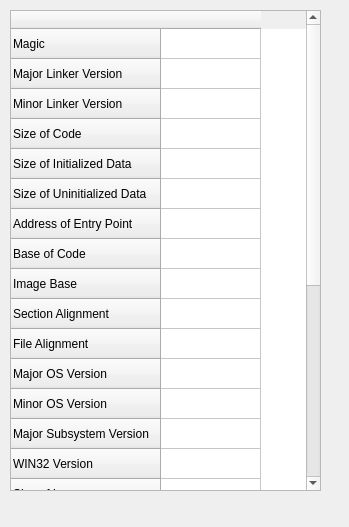
<?xml version="1.0" encoding="UTF-8"?>
<ui version="4.0">
 <class>OHInformation</class>
 <widget class="QDockWidget" name="OHInformation">
  <property name="geometry">
   <rect>
    <x>0</x>
    <y>0</y>
    <width>349</width>
    <height>527</height>
   </rect>
  </property>
  <property name="windowTitle">
   <string>Optional Header Information</string>
  </property>
  <widget class="QWidget" name="dockWidgetContents">
   <widget class="QTableWidget" name="tableWidget">
    <property name="geometry">
     <rect>
      <x>10</x>
      <y>10</y>
      <width>311</width>
      <height>481</height>
     </rect>
    </property>
    <row>
     <property name="text">
      <string>Magic</string>
     </property>
    </row>
    <row>
     <property name="text">
      <string>Major Linker Version</string>
     </property>
    </row>
    <row>
     <property name="text">
      <string>Minor Linker Version</string>
     </property>
    </row>
    <row>
     <property name="text">
      <string>Size of Code</string>
     </property>
    </row>
    <row>
     <property name="text">
      <string>Size of Initialized Data</string>
     </property>
    </row>
    <row>
     <property name="text">
      <string>Size of Uninitialized Data</string>
     </property>
    </row>
    <row>
     <property name="text">
      <string>Address of Entry Point</string>
     </property>
    </row>
    <row>
     <property name="text">
      <string>Base of Code</string>
     </property>
    </row>
    <row>
     <property name="text">
      <string>Image Base</string>
     </property>
    </row>
    <row>
     <property name="text">
      <string>Section Alignment</string>
     </property>
    </row>
    <row>
     <property name="text">
      <string>File Alignment</string>
     </property>
    </row>
    <row>
     <property name="text">
      <string>Major OS Version</string>
     </property>
    </row>
    <row>
     <property name="text">
      <string>Minor OS Version</string>
     </property>
    </row>
    <row>
     <property name="text">
      <string>Major Subsystem Version</string>
     </property>
    </row>
    <row>
     <property name="text">
      <string>WIN32 Version</string>
     </property>
    </row>
    <row>
     <property name="text">
      <string>Size of Image</string>
     </property>
    </row>
    <row>
     <property name="text">
      <string>Size of Headers</string>
     </property>
    </row>
    <row>
     <property name="text">
      <string>Checksum</string>
     </property>
    </row>
    <row>
     <property name="text">
      <string>Subsystem</string>
     </property>
    </row>
    <row>
     <property name="text">
      <string>DLL Characteristics</string>
     </property>
    </row>
    <row>
     <property name="text">
      <string>Size of Stack Reserve</string>
     </property>
    </row>
    <row>
     <property name="text">
      <string>Size of Stack Commit</string>
     </property>
    </row>
    <row>
     <property name="text">
      <string>Size of Heap Reserve</string>
     </property>
    </row>
    <row>
     <property name="text">
      <string>Size of Heap Commit</string>
     </property>
    </row>
    <row>
     <property name="text">
      <string>Loader Flags</string>
     </property>
    </row>
    <row>
     <property name="text">
      <string>Number of RVA</string>
     </property>
    </row>
    <column>
     <property name="text">
      <string/>
     </property>
    </column>
   </widget>
  </widget>
 </widget>
 <resources/>
 <connections/>
</ui>
